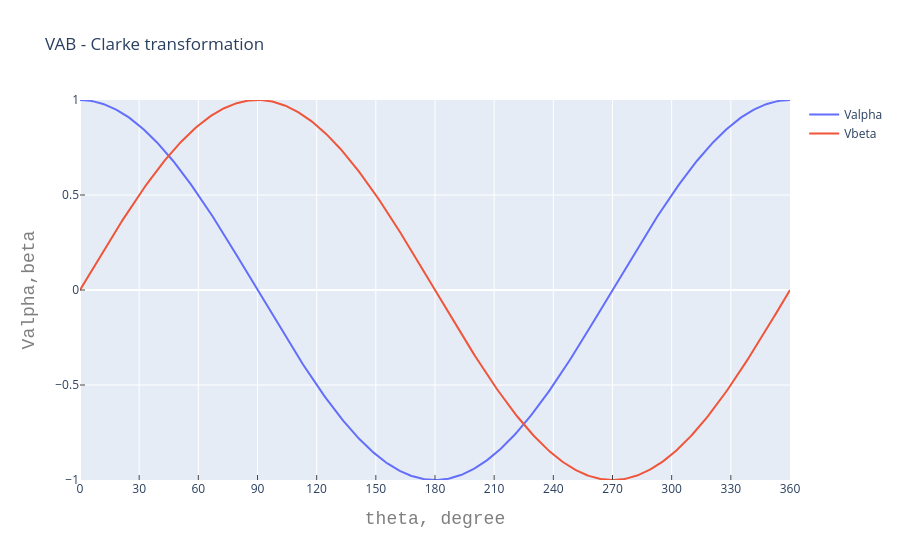

Write notebook code for a chart like this one.
### Code cell
################# plot alpha-beta coordinate (Clarke transformation) ###################
VAB = abc2AB(Vabc)
VAB_scatter = []
for i, VABi in enumerate(VAB):
    VAB_scatter.append(
            go.Scatter(
#             x=t*1e3, # assign x as the dataframe column 'x'
            x = theta_degree,
            y=VABi,
            name = 'Valpha' if i==0 else 'Vbeta' # latex is not supported in offline plot mode yet '1612
        )
    )

layout_Vabc2AB = go.Layout(
    title='VAB - Clarke transformation',
    xaxis=dict( title=dict(text='theta, degree', font=dict( family='Courier New, monospace', size=18, color='#7f7f7f' )),
        range = [0, theta_degree], tickmode = 'linear', ticks='inside', dtick = 30 ),
    yaxis=dict( title=dict(text='Valpha,beta', font=dict( family='Courier New, monospace', size=18, color='#7f7f7f' )),
        range=[-1, 1], ticks = 'inside' )
)
fig = go.Figure(data = VAB_scatter, layout = layout_Vabc2AB)
fig.show()

### Figure 1 — Plotly figure (JSON) as saved in the notebook; plotly's stock layout.template omitted (floating-point values rounded to 4 significant figures; data arrays with more than 128 entries replaced by an {"elided": "..."} marker saying what was removed)
{"data": [{"name": "Valpha", "type": "scatter", "x": {"elided": "400 float values"}, "y": {"elided": "400 float values"}}, {"name": "Vbeta", "type": "scatter", "x": {"elided": "400 float values"}, "y": {"elided": "400 float values"}}], "layout": {"title": {"text": "VAB - Clarke transformation"}, "xaxis": {"dtick": 30, "range": [0, {"elided": "400 float values"}], "tickmode": "linear", "ticks": "inside", "title": {"font": {"color": "#7f7f7f", "family": "Courier New, monospace", "size": 18}, "text": "theta, degree"}}, "yaxis": {"range": [-1, 1], "ticks": "inside", "title": {"font": {"color": "#7f7f7f", "family": "Courier New, monospace", "size": 18}, "text": "Valpha,beta"}}}}
